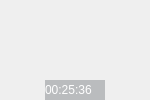
<?xml version="1.0" encoding="UTF-8"?>
<ui version="4.0">
 <class>ValueToImage</class>
 <widget class="QWidget" name="ValueToImage">
  <property name="geometry">
   <rect>
    <x>0</x>
    <y>0</y>
    <width>150</width>
    <height>100</height>
   </rect>
  </property>
  <property name="maximumSize">
   <size>
    <width>150</width>
    <height>100</height>
   </size>
  </property>
  <property name="windowTitle">
   <string>Form</string>
  </property>
  <property name="styleSheet">
   <string notr="true"/>
  </property>
  <layout class="QVBoxLayout" name="verticalLayout">
   <property name="spacing">
    <number>0</number>
   </property>
   <property name="leftMargin">
    <number>0</number>
   </property>
   <property name="topMargin">
    <number>0</number>
   </property>
   <property name="rightMargin">
    <number>0</number>
   </property>
   <property name="bottomMargin">
    <number>0</number>
   </property>
   <item>
    <widget class="QFrame" name="frame_mask">
     <property name="styleSheet">
      <string notr="true">#frame_mask
{
border-radius: 0px;
background-color: transparent;
}</string>
     </property>
     <property name="frameShape">
      <enum>QFrame::StyledPanel</enum>
     </property>
     <property name="frameShadow">
      <enum>QFrame::Raised</enum>
     </property>
     <layout class="QVBoxLayout" name="verticalLayout_2">
      <property name="spacing">
       <number>0</number>
      </property>
      <property name="leftMargin">
       <number>0</number>
      </property>
      <property name="topMargin">
       <number>0</number>
      </property>
      <property name="rightMargin">
       <number>0</number>
      </property>
      <property name="bottomMargin">
       <number>0</number>
      </property>
      <item>
       <spacer name="verticalSpacer">
        <property name="orientation">
         <enum>Qt::Vertical</enum>
        </property>
        <property name="sizeHint" stdset="0">
         <size>
          <width>20</width>
          <height>75</height>
         </size>
        </property>
       </spacer>
      </item>
      <item>
       <layout class="QHBoxLayout" name="horizontalLayout">
        <item>
         <spacer name="horizontalSpacer">
          <property name="orientation">
           <enum>Qt::Horizontal</enum>
          </property>
          <property name="sizeHint" stdset="0">
           <size>
            <width>40</width>
            <height>20</height>
           </size>
          </property>
         </spacer>
        </item>
        <item>
         <widget class="QLabel" name="label_jingdu">
          <property name="minimumSize">
           <size>
            <width>60</width>
            <height>20</height>
           </size>
          </property>
          <property name="styleSheet">
           <string notr="true">#label_jingdu
{
color: white;
background-color: rgba(60, 68, 74,0.3);
}</string>
          </property>
          <property name="text">
           <string>00:25:36</string>
          </property>
         </widget>
        </item>
        <item>
         <spacer name="horizontalSpacer_2">
          <property name="orientation">
           <enum>Qt::Horizontal</enum>
          </property>
          <property name="sizeHint" stdset="0">
           <size>
            <width>40</width>
            <height>20</height>
           </size>
          </property>
         </spacer>
        </item>
       </layout>
      </item>
     </layout>
    </widget>
   </item>
  </layout>
 </widget>
 <resources/>
 <connections/>
</ui>
